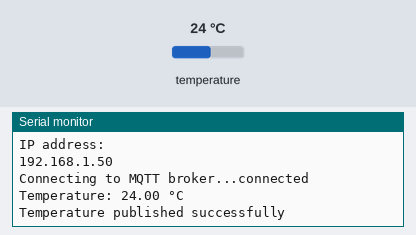
This sketch was run on a simulated ESP32. Parts: the last lines printed to the serial monitor. Inputs (shaded band) come from the test bench; at power-on: temperature 24 °C. WiFi joins after 1.5 s; servers stay silent unless stated; random numbers use the default seed unless the sketch sets one; no MQTT or app messages arrive unless stated.

Above: at 2.7 s.
2.8 s: temperature set to 12 °C
At 6.2 s:
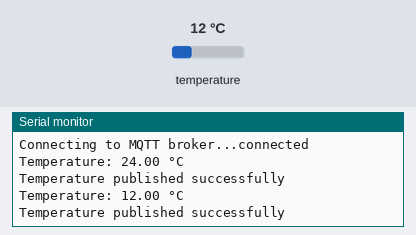
6.5 s: temperature set to 19 °C
At 8.6 s:
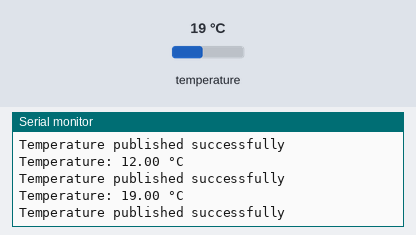
Timing chart, 0 to 10.1 s (numbered marks = the images above; inputs shaded):
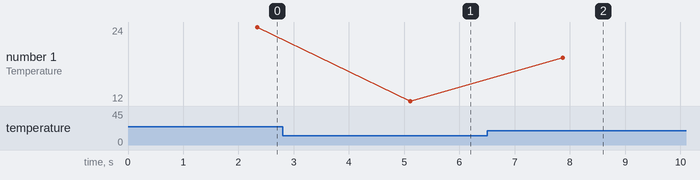

The sketch:

termometro.ino
```cpp
#include <OneWire.h>
#include <DallasTemperature.h>
#include <WiFi.h>
#include <PubSubClient.h>

class TemperatureSensor {
private:
    OneWire oneWire;
    DallasTemperature sensors;
    int sensorPin;

public:
    TemperatureSensor(int pin) : sensorPin(pin), oneWire(pin), sensors(&oneWire) {}

    void setup() {
        sensors.begin();
    }

    float readTemperature() {
        sensors.requestTemperatures();
        float temperatureC = sensors.getTempCByIndex(0);

        if (temperatureC == DEVICE_DISCONNECTED_C) {
            Serial.println("Error: Unable to read temperature.");
            return DEVICE_DISCONNECTED_C;
        }
        else{
          Serial.print("Temperature: ");
          Serial.print(temperatureC);
          Serial.println(" °C");
        }

        return temperatureC;
    }
};

class Communicator {
private:
    const char* ssid;
    const char* password;
    const char* mqtt_server;
    WiFiClient espClient;
    PubSubClient client;

public:
    Communicator(const char* ssid, const char* password, const char* mqtt_server)
        : ssid(ssid), password(password), mqtt_server(mqtt_server), client(espClient) {}

    void setup() {
        setupWifi();
        client.setServer(mqtt_server, 1883);
    }

    void loop() {
        if (!client.connected()) {
            reconnect();
        }
        client.loop();
    }

    void publishTemperature(float temperature) {
        if (client.connected()) {
            char msg[50];
            snprintf(msg, 50, "%.2f", temperature);
            if (client.publish("ucb/test/temp", msg)) {
                Serial.println("Temperature published successfully");
            } else {
                Serial.println("Error publishing temperature");
            }
        }
    }

private:
    void setupWifi() {
        delay(10);
        Serial.println();
        Serial.print("Connecting to ");
        Serial.println(ssid);

        WiFi.begin(ssid, password);

        while (WiFi.status() != WL_CONNECTED) {
            delay(500);
            Serial.print(".");
        }

        Serial.println("");
        Serial.println("WiFi connected");
        Serial.println("IP address: ");
        Serial.println(WiFi.localIP());
    }

    void reconnect() {
        while (!client.connected()) {
            Serial.print("Connecting to MQTT broker...");
            String clientId = "ESP32Client-";
            clientId += String(random(0xffff), HEX);
            if (client.connect(clientId.c_str())) {
                Serial.println("connected");
            } else {
                Serial.print("failed, rc=");
                Serial.print(client.state());
                Serial.println(" trying again in 5 seconds");
                delay(5000);
            }
        }
    }
};

TemperatureSensor temperatureSensor(4);
Communicator comm("FERRUVEGA", "Ignacio73*-", "broker.hivemq.com");

void setup() {
    Serial.begin(115200);
    temperatureSensor.setup();
    comm.setup();
}

void loop() {
    comm.loop();

    float temperature = temperatureSensor.readTemperature();

    comm.publishTemperature(temperature);

    delay(2000);
}
```

Measured:
- after the input at 2.8 s, the serial monitor: prints a new line after 2.3 s (image 1)
- after the input at 6.5 s, the serial monitor: prints a new line after 1.4 s (image 2)
- plotted number 1: 24 → 12 after the input at 2.8 s, 12 → 19 after the input at 6.5 s
